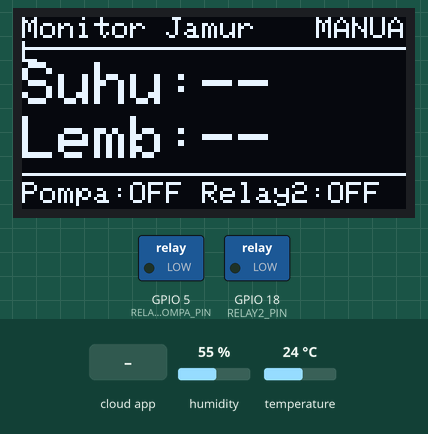
Bench run of a sketch on a simulated ESP32. Parts: 128×64 one-colour display, switched loads named in the sketch (green lamp = pin HIGH). Inputs (shaded band) come from the test bench; at power-on: temperature 24 °C, humidity 55 %. WiFi joins after 1.5 s; servers stay silent unless stated; the Firebase database answers and starts empty; what the sketch prints to the serial monitor is not drawn.

Above: at 2.7 s.
2.8 s: the phone or cloud app sets mode_otomatis to 1
At 5.2 s:
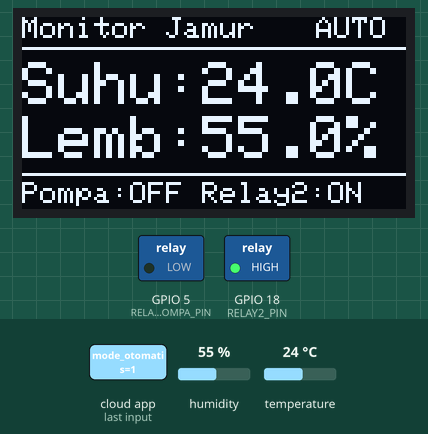
5.8 s: the phone or cloud app sets batas_kelembapan to 100
At 6.7 s:
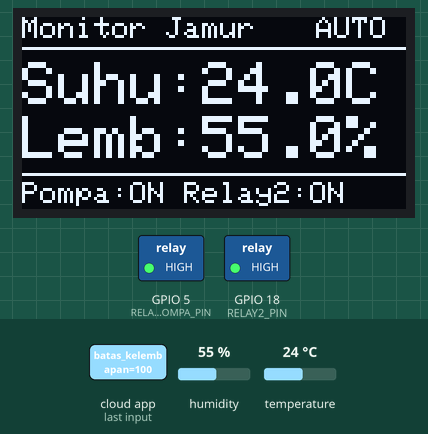
7.8 s: the phone or cloud app sets batas_suhu to 25
At 9.1 s:
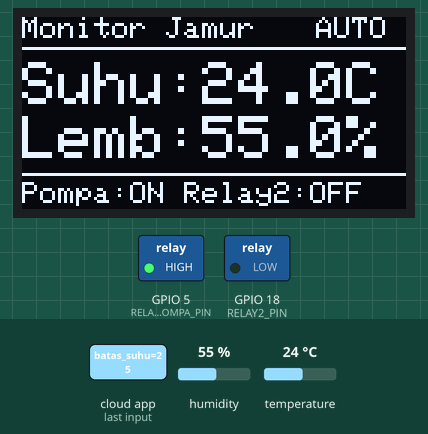
9.9 s: temperature set to 25.4 °C
At 12.9 s:
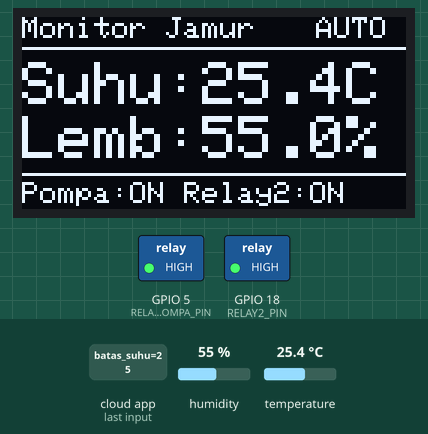
13.6 s: the phone or cloud app sets mode_otomatis to 0
At 15.1 s:
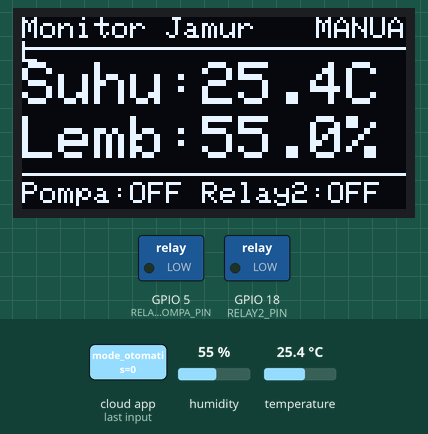
16.2 s: the phone or cloud app sets relay2 to 1
At 19.4 s:
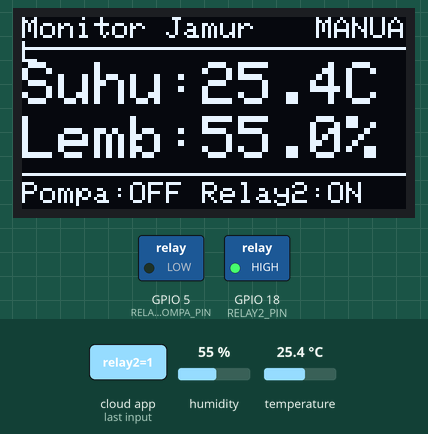
Timing chart, 0 to 20.8 s (numbered marks = the images above; inputs shaded):
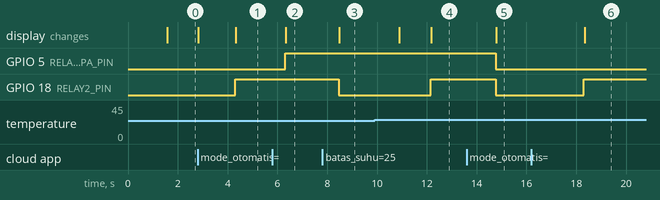

Measured:
- the behaviour switches between 25 and 25.1 °C on temperature (found by bisection; images 3 and 4)
- after the input at 2.8 s, GPIO 18 (RELAY2_PIN): LOW → HIGH after 1.5 s; the display: first differs from a run without the input after 1.5 s (image 1)
- after the input at 5.8 s, GPIO 5 (RELAY_POMPA_PIN): LOW → HIGH after 0.51 s; the display: changes after 0.53 s (image 2)
- after the input at 7.8 s, GPIO 18 (RELAY2_PIN): HIGH → LOW after 0.66 s; the display: changes after 0.69 s (image 3)
- after the input at 9.9 s, GPIO 18 (RELAY2_PIN): LOW → HIGH after 2.3 s; the display: first changes after 0.99 s (image 4 shows a later state)
- after the input at 13.6 s, GPIO 5 (RELAY_POMPA_PIN), GPIO 18 (RELAY2_PIN): HIGH → LOW after 1.2 s; the display: changes after 1.2 s (image 5)
- after the input at 16.2 s, GPIO 18 (RELAY2_PIN): LOW → HIGH after 2.1 s; the display: changes after 2.1 s (image 6)

The sketch:

Firebase.ino
```cpp
#include <Arduino.h>
#include <WiFi.h>
#include <Wire.h>
#include <Adafruit_GFX.h>
#include <Adafruit_SSD1306.h>
#include <Firebase_ESP_Client.h>

// Helper bawaan Firebase_ESP_Client
#include <addons/TokenHelper.h>
#include <addons/RTDBHelper.h>

#include "DHT.h"

#define WIFI_SSID "Wokwi-GUEST"
#define WIFI_PASSWORD ""

// --- KONFIGURASI FIREBASE ---
#define API_KEY "AIzaSyC2bt-bN0bnonX1ROPR-59G6cA4eo_xZ2A"
#define DATABASE_URL "https://jamur-esp-default-rtdb.asia-southeast1.firebasedatabase.app/"

// Kredensial Akun Firebase
#define USER_EMAIL "fauzaneka890@gmail.com"
#define USER_PASSWORD "23456789"

// --- KONFIGURASI SENSOR & PIN ---
#define DHTPIN 4
#define DHTTYPE DHT22
#define RELAY_POMPA_PIN 5   // Relay 1: sanyo
#define RELAY2_PIN 18       // Relay 2: exhaust / lampu (sesuaikan dengan wiring Anda)

// --- KONFIGURASI OLED (SSD1306 128x64, I2C) ---
#define OLED_WIDTH    128
#define OLED_HEIGHT   64
#define OLED_RESET    -1     // -1 = tanpa pin reset
#define OLED_ADDR     0x3C   // alamat I2C umum (kadang 0x3D)
#define OLED_SDA_PIN  21     // SDA default ESP32
#define OLED_SCL_PIN  22     // SCL default ESP32

// Ubah ke LOW/HIGH (dibalik) jika modul relay bersifat Active-LOW
#define RELAY_ON  HIGH
#define RELAY_OFF LOW

const float DEFAULT_BATAS_LEMBAB = 80.0;   // sanyo ON jika kelembapan di bawah angka ini
const float DEFAULT_BATAS_SUHU   = 30.0;   // batas suhu maksimum
const float HISTERESIS_LEMBAB    = 2.0;    // sanyo baru OFF saat kelembapan >= batas + angka ini (0 = tanpa histeresis)
const bool  RELAY2_OTOMATIS_SUHU = true;   // true: relay 2 ikut menyala saat mode otomatis dan suhu > batas

// --- INTERVAL (millis, tanpa delay) ---
const unsigned long INTERVAL_SENSOR_MS  = 3000;  // baca DHT & kirim ke dasbor (DHT22 minimal 2000 ms)
const unsigned long INTERVAL_KONTROL_MS = 2000;  // cek toggle/batas dari dasbor & atur relay
const unsigned long INTERVAL_OLED_MS    = 500;   // refresh tampilan OLED
const unsigned long WIFI_TIMEOUT_MS     = 20000; // jika WiFi gagal terhubung selama ini, ESP restart

DHT dht(DHTPIN, DHTTYPE);
Adafruit_SSD1306 oled(OLED_WIDTH, OLED_HEIGHT, &Wire, OLED_RESET);

// --- OBJEK FIREBASE ---
FirebaseData fbdo;
FirebaseAuth auth;
FirebaseConfig config;

// Penanda waktu untuk masing-masing tugas
unsigned long prevSensorMs = 0;
unsigned long prevKontrolMs = 0;
unsigned long prevOledMs = 0;

// Data & status terakhir
float suhuTerakhir = 0, kelembapanTerakhir = 0;
bool sensorOk = false;            // true jika pembacaan DHT terakhir berhasil
float batasKelembapan = DEFAULT_BATAS_LEMBAB;
float batasSuhu = DEFAULT_BATAS_SUHU;
bool pompaOn = false;
bool relay2On = false;            // status relay 2 (disimpan global agar bisa ditampilkan di OLED)
bool modeOtomatisAktif = false;   // status mode terakhir (untuk OLED)
bool oledOk = false;              // true jika OLED berhasil diinisialisasi
String lastStatusPompa = "";

void setRelay(int pin, bool on) {
  digitalWrite(pin, on ? RELAY_ON : RELAY_OFF);
}

// Tampilkan suhu, kelembapan, dan status relay di OLED
void tampilkanOLED() {
  if (!oledOk) return;

  char buf[24];

  oled.clearDisplay();
  oled.setTextColor(SSD1306_WHITE);

  // Baris judul + mode
  oled.setTextSize(1);
  oled.setCursor(0, 0);
  oled.print("Monitor Jamur");
  oled.setCursor(98, 0);
  oled.print(modeOtomatisAktif ? "AUTO" : "MANUAL");
  oled.drawLine(0, 10, OLED_WIDTH - 1, 10, SSD1306_WHITE);

  // Suhu & kelembapan (ukuran besar)
  oled.setTextSize(2);
  oled.setCursor(0, 15);
  if (sensorOk) {
    snprintf(buf, sizeof(buf), "Suhu:%.1fC", suhuTerakhir);
  } else {
    snprintf(buf, sizeof(buf), "Suhu:--");
  }
  oled.print(buf);

  oled.setCursor(0, 33);
  if (sensorOk) {
    snprintf(buf, sizeof(buf), "Lemb:%.1f%%", kelembapanTerakhir);
  } else {
    snprintf(buf, sizeof(buf), "Lemb:--");
  }
  oled.print(buf);

  // Status relay
  oled.drawLine(0, 52, OLED_WIDTH - 1, 52, SSD1306_WHITE);
  oled.setTextSize(1);
  oled.setCursor(0, 55);
  snprintf(buf, sizeof(buf), "Pompa:%s Relay2:%s", pompaOn ? "ON" : "OFF", relay2On ? "ON" : "OFF");
  oled.print(buf);

  oled.display();
}

// Tulis status pompa ke Firebase hanya jika berubah (hemat request)
void updateStatusPompa(const String &status) {
  if (status != lastStatusPompa) {
    if (Firebase.RTDB.setString(&fbdo, "/status/pompa", status)) {
      lastStatusPompa = status;
    }
  }
}

// Tugas 1: baca sensor lalu kirim ke dasbor Monitoring
void tugasSensor() {
  float h = dht.readHumidity();
  float t = dht.readTemperature();

  if (isnan(h) || isnan(t)) {
    sensorOk = false;
    Serial.println("Gagal membaca sensor DHT!");
    return;
  }

  sensorOk = true;
  kelembapanTerakhir = h;
  suhuTerakhir = t;

  Firebase.RTDB.setFloat(&fbdo, "/monitoring/suhu", t);
  Firebase.RTDB.setFloat(&fbdo, "/monitoring/kelembapan", h);
}

// Tugas 2: ambil pengaturan dari dasbor lalu atur relay
void tugasKontrol() {
  bool modeOtomatis = false;
  if (Firebase.RTDB.getBool(&fbdo, "/kontrol/mode_otomatis")) {
    modeOtomatis = fbdo.boolData();
  } else {
    Serial.print("Gagal baca mode_otomatis! Error: ");
    Serial.println(fbdo.errorReason());
  }
  modeOtomatisAktif = modeOtomatis;

  // Batas dari dasbor Pengaturan (jika belum ada, pakai nilai terakhir / default)
  if (Firebase.RTDB.getFloat(&fbdo, "/kontrol/batas_kelembapan")) {
    batasKelembapan = fbdo.floatData();
  }
  if (Firebase.RTDB.getFloat(&fbdo, "/kontrol/batas_suhu")) {
    batasSuhu = fbdo.floatData();
  }

  bool relay2Manual = false;
  if (Firebase.RTDB.getBool(&fbdo, "/kontrol/relay2")) {
    relay2Manual = fbdo.boolData();
  }

  // --- Relay 1 (sanyo) ---
  if (modeOtomatis) {
    if (!sensorOk) {
      // Tanpa data sensor yang valid, pompa dimatikan demi keamanan
      pompaOn = false;
      updateStatusPompa("OFF (Auto, sensor error)");
    } else {
      if (!pompaOn && kelembapanTerakhir < batasKelembapan) {
        pompaOn = true;
      } else if (pompaOn && kelembapanTerakhir >= batasKelembapan + HISTERESIS_LEMBAB) {
        pompaOn = false;
      }
      updateStatusPompa(pompaOn ? "ON (Auto)" : "OFF (Auto)");
    }
  } else {
    bool pompaManual = false;
    if (Firebase.RTDB.getBool(&fbdo, "/kontrol/pompa_manual")) {
      pompaManual = fbdo.boolData();
    }
    pompaOn = pompaManual;
    updateStatusPompa(pompaOn ? "ON (Manual)" : "OFF (Manual)");
  }
  setRelay(RELAY_POMPA_PIN, pompaOn);

  // --- Relay 2 (exhaust / lampu) ---
  relay2On = relay2Manual;
  if (RELAY2_OTOMATIS_SUHU && modeOtomatis && sensorOk && suhuTerakhir > batasSuhu) {
    relay2On = true;
  }
  setRelay(RELAY2_PIN, relay2On);

  Serial.printf("Suhu: %.1f C (batas %.1f) | Lembap: %.1f %% (batas %.1f) | Auto: %s | Pompa: %s | R2: %s\n",
                suhuTerakhir, batasSuhu, kelembapanTerakhir, batasKelembapan,
                modeOtomatis ? "ya" : "tidak", pompaOn ? "ON" : "OFF", relay2On ? "ON" : "OFF");

  // Perbarui OLED segera setelah status relay berubah
  tampilkanOLED();
}

void setup() {
  Serial.begin(115200);

  pinMode(RELAY_POMPA_PIN, OUTPUT);
  pinMode(RELAY2_PIN, OUTPUT);
  setRelay(RELAY_POMPA_PIN, false);
  setRelay(RELAY2_PIN, false);

  dht.begin();

  // Inisialisasi OLED
  Wire.begin(OLED_SDA_PIN, OLED_SCL_PIN);
  if (oled.begin(SSD1306_SWITCHCAPVCC, OLED_ADDR)) {
    oledOk = true;
    oled.clearDisplay();
    oled.setTextSize(1);
    oled.setTextColor(SSD1306_WHITE);
    oled.setCursor(0, 0);
    oled.println("Monitor Jamur");
    oled.println("Menghubungkan WiFi...");
    oled.display();
  } else {
    Serial.println("OLED tidak ditemukan, cek wiring/alamat I2C!");
  }

  // Koneksi WiFi (menunggu dengan millis, bukan delay)
  WiFi.begin(WIFI_SSID, WIFI_PASSWORD);
  Serial.print("Connecting to Wi-Fi");
  unsigned long mulai = millis();
  unsigned long titikTerakhir = mulai;
  while (WiFi.status() != WL_CONNECTED) {
    if (millis() - titikTerakhir >= 500) {
      titikTerakhir = millis();
      Serial.print(".");
    }
    if (millis() - mulai > WIFI_TIMEOUT_MS) {
      Serial.println("\nWiFi gagal terhubung, restart...");
      ESP.restart();
    }
  }
  Serial.println();
  Serial.print("Connected with IP: ");
  Serial.println(WiFi.localIP());

  // Konfigurasi Firebase API & URL
  config.api_key = API_KEY;
  config.database_url = DATABASE_URL;

  // Autentikasi Email & Password
  auth.user.email = USER_EMAIL;
  auth.user.password = USER_PASSWORD;

  config.token_status_callback = tokenStatusCallback;

  // Inisialisasi Firebase
  Firebase.begin(&config, &auth);
  Firebase.reconnectWiFi(true);

  // Supaya ketiga tugas langsung jalan di putaran loop pertama
  prevSensorMs = millis() - INTERVAL_SENSOR_MS;
  prevKontrolMs = millis() - INTERVAL_KONTROL_MS;
  prevOledMs = millis() - INTERVAL_OLED_MS;
}

void loop() {
  unsigned long sekarang = millis();

  // OLED tetap diperbarui walau Firebase belum siap
  if (sekarang - prevOledMs >= INTERVAL_OLED_MS) {
    prevOledMs = sekarang;
    tampilkanOLED();
  }

  if (!Firebase.ready()) return;

  // Sensor dulu, supaya kontrol memakai data terbaru
  if (sekarang - prevSensorMs >= INTERVAL_SENSOR_MS) {
    prevSensorMs = sekarang;
    tugasSensor();
  }

  if (sekarang - prevKontrolMs >= INTERVAL_KONTROL_MS) {
    prevKontrolMs = sekarang;
    tugasKontrol();
  }
}
```
